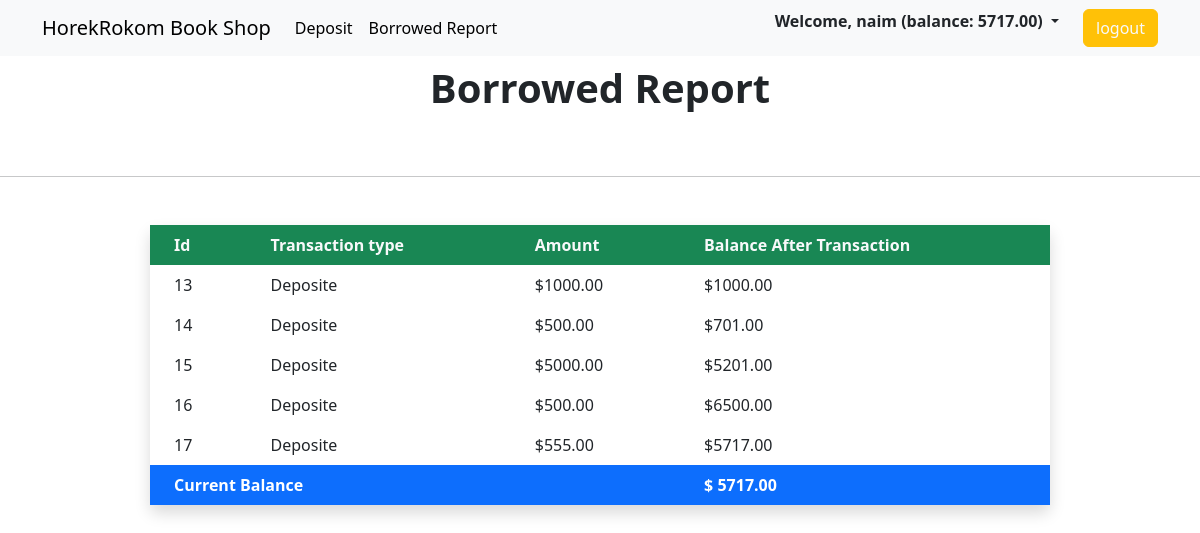
The page /transaction/borrowReport/ (signed in) on the database its author committed.
### user_account/models.py (models this page shows, shortened)
class Useraccount(models.Model):
    user = models.OneToOneField(User, related_name="account", on_delete=models.CASCADE)
    balance = models.DecimalField(default=0,max_digits=12,decimal_places=2)
    gender = models.CharField(max_length=100,choices=GENDER_TYPE)

### transcation/models.py (models this page shows)
class Transcation(models.Model):
    account = models.ForeignKey(
        Useraccount, on_delete=models.CASCADE, related_name="transactions"
    )
    amount = models.DecimalField(decimal_places=2, max_digits=12)
    balance_after_transaction = models.DecimalField(decimal_places=2, max_digits=12)
    transaction_type = models.IntegerField(choices=TRANSACTION_TYPE, null=True)

### transcation/views.py (the view)
# urls.py: path('borrowReport/', views.TransacationReport.as_view(), name='transation'),
class TransacationReport(LoginRequiredMixin, ListView):
    template_name = "transaction.html"
    model = Transcation
    def get_context_data(self, **kwargs):
        context = super().get_context_data(**kwargs)
        context.update({"account": self.request.user.account})
        context["transcation"] = Transcation.objects.filter(
            account=self.request.user.account
        )
        return context

### transcation/templates/transaction.html
{% extends 'base.html' %} {% load static %} {% block content %}
<div class="mb-5">
    <h1 class="fw-bold fs-1 text-center pb-5 pt-2">Borrowed Report</h1>
    <hr />
    <table class="table-auto mx-auto w-75 shadow rounded px-5 mt-5">
        <thead class="bg-success text-white text-left">
            <tr class="rounded p-5 text-light fw-bold">
                <th class="px-4 py-2">Id</th>
                <th class="px-4 py-2">Transaction type</th>
                <th class="px-4 py-2">Amount</th>
                <th class="px-4 py-2">Balance After Transaction</th>
            </tr>
        </thead>
        <tbody>
            {% for i in transcation %}
            <tr>
                <td class="px-4 py-2">{{ i.id }}</td>
                <td class="px-4 py-2">{{ i.get_transaction_type_display }}</td>
                <td class="px-4 py-2">${{ i.amount }}</td>
                <td class="px-4 py-2">${{ i.balance_after_transaction }}</td>
            </tr>
            {% endfor %}
            <tr class="bg-primary text-white">
                <th class="px-4 py-2 text-right" colspan="3">Current Balance</th>
                <th class="px-4 py-2 text-left">$ {{ account.balance }}</th>
            </tr>
        </tbody>
    </table>
</div>
{% endblock %}

### core/templates/nav.html (shortened to what this page needs)
<nav class="navbar navbar-expand-lg bg-body-tertiary sticky-top">
    <div class="container">
      <a class="navbar-brand" href="{% url 'home'%}">HorekRokom Book Shop</a>
      <div class="collapse navbar-collapse" id="navbarTogglerDemo03">
        <ul class="navbar-nav me-auto mb-2 mb-lg-0">
          {% if request.user.is_authenticated %}
          <li class="nav-item">
            <a class="nav-link active" aria-current="page" href="{% url 'deposit'%}">Deposit</a>
          </li>
          <li class="nav-item">
            <a class="nav-link active" aria-current="page" href="{% url 'transation'%}">Borrowed Report</a>
          </li>
          {% endif%}
        </ul>
        <div class="d-flex">
          {% if request.user.is_authenticated %}
          <div class="dropdown">
            <a class="dropdown-toggle mx-lg-4 mx-4 fw-bolder text-dark text-decoration-none" type="button" data-bs-toggle="dropdown" aria-expanded="false">
              Welcome, {{user.username}} (balance: {{request.user.account.balance}})
            </a>
          </div>
          <button class="btn btn-warning type="submit"><a  class="text-decoration-none text-light" href="{% url 'logout'%}">logout</a></button>
          {% else %}
          <button class="btn btn-success mx-lg-3 mx-sm-2" type="submit"><a class="text-decoration-none text-light" href="{% url 'singup'%}">Register</a></button>
          <button class="btn btn-warning type="submit"><a a class="text-decoration-none text-light" href="{% url 'login'%}">LogIn</a></button>
          {%endif%}
        </div>
      </div>
    </div>
  </nav>

### rows shown on the page
Transcation: id "13", transaction_type "Deposite", amount "1000.00", balance_after_transaction "1000.00"
Transcation: id "14", transaction_type "Deposite", amount "500.00", balance_after_transaction "701.00"
Transcation: id "15", transaction_type "Deposite", amount "5000.00", balance_after_transaction "5201.00"
Transcation: id "16", transaction_type "Deposite", amount "500.00", balance_after_transaction "6500.00"
Transcation: id "17", transaction_type "Deposite", amount "555.00", balance_after_transaction "5717.00"
Useraccount: balance "5717.00"

### other values the page prints
{{ user.username }} "naim"
{{ request.user.account.balance }} "5717.00"
